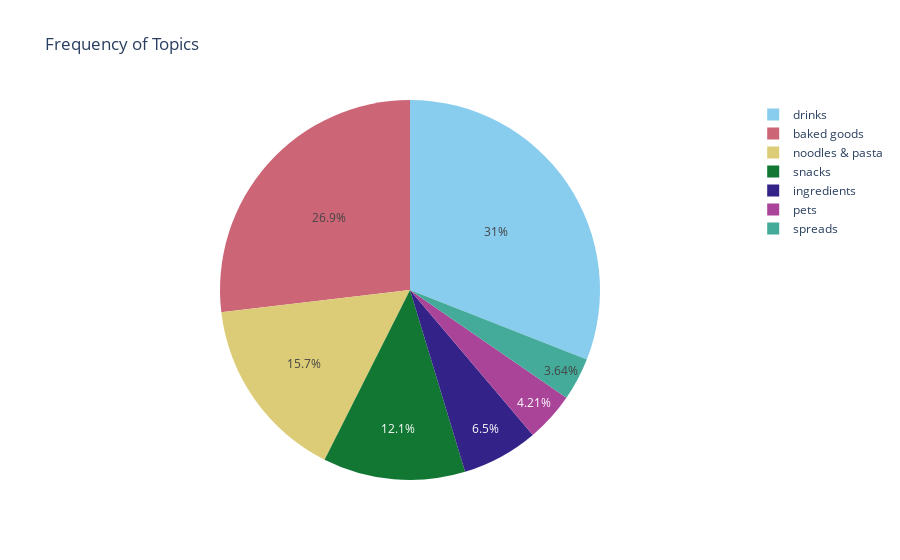

Notebook cell for this chart:
### Code cell
# Frequency by Topic (replace top keyword by topic - put in playground) (rename x ticks to topic name)
fig = px.pie(cleaned_data, 'pred_topic_label', title = "Frequency of Topics", color_discrete_sequence=px.colors.qualitative.Safe)
fig.show()

### Figure 1 — Plotly figure (JSON) as saved in the notebook; plotly's stock layout.template omitted (floating-point values rounded to 4 significant figures; data arrays with more than 128 entries replaced by an {"elided": "..."} marker saying what was removed)
{"data": [{"domain": {"x": [0, 1], "y": [0, 1]}, "hovertemplate": "pred_topic_label=%{label}<extra></extra>", "labels": {"elided": "5444 str values"}, "legendgroup": "", "name": "", "showlegend": true, "type": "pie"}], "layout": {"legend": {"tracegroupgap": 0}, "piecolorway": ["rgb(136, 204, 238)", "rgb(204, 102, 119)", "rgb(221, 204, 119)", "rgb(17, 119, 51)", "rgb(51, 34, 136)", "rgb(170, 68, 153)", "rgb(68, 170, 153)", "rgb(153, 153, 51)", "rgb(136, 34, 85)", "rgb(102, 17, 0)", "rgb(136, 136, 136)"], "title": {"text": "Frequency of Topics"}}}
